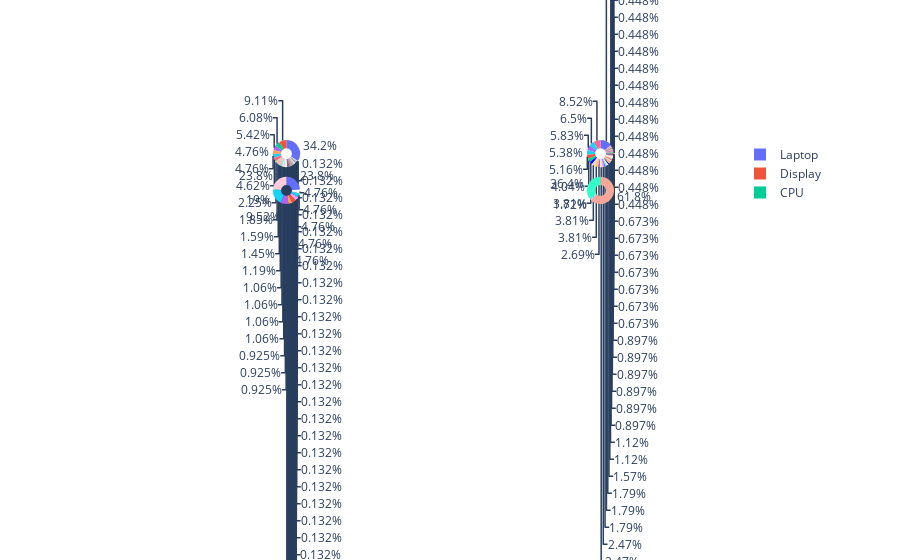

The notebook cell this image was saved under:
### Code cell
# Create subplots: use 'domain' type for Pie subplot
fig = make_subplots(rows=2, cols=2, specs=[[{'type':'domain'}, {'type':'domain'}], [{'type':'domain'}, {'type':'domain'}]])
fig.add_trace(go.Pie(labels=df_terms.loc[df_terms['pol']=="positive",'terms'], 
                     values=df_terms.loc[df_terms['pol']=="positive",'counts'], 
                     name="pos"), 1, 1) #scalegroup='on'
fig.add_trace(go.Pie(labels=df_terms.loc[df_terms['pol']=="neutral",'terms'], 
                     values=df_terms.loc[df_terms['pol']=="neutral",'counts'], 
                     name="neu"), 2, 1) #scalegroup='on'
fig.add_trace(go.Pie(labels=df_terms.loc[df_terms['pol']=="negative",'terms'], 
                     values=df_terms.loc[df_terms['pol']=="negative",'counts'], 
                     name="neg"), 1, 2) #scalegroup='on'
fig.add_trace(go.Pie(labels=df_terms['pol'], 
                     values=df_terms['counts'], 
                     name="pol"), 2, 2)

# Use `hole` to create a donut-like pie chart
fig.update_traces(hole=.4, hoverinfo="label+percent+name")
fig.update_layout(margin=dict(t=0, b=0, l=0, r=0))


fig.show()

### Figure 1 — Plotly figure (JSON) as saved in the notebook; plotly's stock layout.template omitted (floating-point values rounded to 4 significant figures; data arrays with more than 128 entries replaced by an {"elided": "..."} marker saying what was removed)
{"data": [{"domain": {"x": [0, 0.45], "y": [0.575, 1]}, "hole": 0.4, "hoverinfo": "label+percent+name", "labels": ["Appearance", "Apple", "Apple_Devices", "Battery", "Build_Quality", "CPU", "Chromebook", "Company", "Construction", "Convertible", "Customer Service", "Desktop", "Development_Stack", "Display", "Downloading", "Drivers", "Ethernet", "Fans&Cooling", "Features", "Functionality", "GPU", "Games", "Gaming", "General", "Graphics", "Hard_Disc", "Hardware", "Hinge", "Internet", "Keyboard", "Laptop", "Mac", "Macbook", "Macbook_Pro", "Memory", "Mousepad", "Multimedia_Devices", "OS", "Online_Ordering", "Optical_Drives", "Out_of_Scope", "Ports", "Power_Supply", "Printer", "Processor", "Product", "Response_Time", "Retina_Display", "Return_Policy", "Reviews", "Rotation", "Screen", "Screen_Protector", "Security", "Seller", "Setup", "Shipping", "Size", "Software", "Sound", "Startup", "Storage", "Stylus", "Support", "System", "Tablet", "Touchpad", "Touchscreen", "Trackpad", "UI", "Video", "Video_Processing", "Warranty", "Web_Browser", "Weight", "WiFi"], "name": "pos", "type": "pie", "values": [1, 1, 1, 41, 1, 46, 36, 5, 11, 3, 1, 1, 3, 69, 1, 2, 2, 4, 1, 1, 2, 3, 1, 1, 8, 6, 5, 2, 1, 35, 259, 1, 5, 2, 8, 1, 7, 36, 2, 4, 2, 14, 1, 1, 4, 8, 1, 2, 1, 1, 1, 3, 3, 2, 1, 1, 9, 7, 12, 1, 5, 2, 1, 3, 1, 5, 8, 17, 7, 1, 1, 1, 4, 1, 1, 4]}, {"domain": {"x": [0, 0.45], "y": [0, 0.425]}, "hole": 0.4, "hoverinfo": "label+percent+name", "labels": ["Battery", "Chromebook", "Display", "Laptop", "Multimedia_Devices", "OS", "Ports", "Support", "Trackpad"], "name": "neu", "type": "pie", "values": [2, 1, 1, 5, 5, 4, 1, 1, 1]}, {"domain": {"x": [0.55, 1], "y": [0.575, 1]}, "hole": 0.4, "hoverinfo": "label+percent+name", "labels": ["Acer", "Advertising", "Apple", "Apps", "Battery", "Bezel", "Button", "Button_Placement", "CPU", "Case", "Charger", "Charging", "Chromebook", "Company", "Connectivity", "Construction", "Customer Service", "Customer_Service", "Device", "Display", "Fans&Cooling", "Fingerprint_Scanner", "Functionality", "Games", "Gaming", "General", "Graphics", "Hard_Disc", "Hardware", "Hinge", "Internet", "Keyboard", "Laptop", "Lifespan", "Macbook", "Microphone", "Monitor", "Motherboard", "Multimedia_Devices", "Network_Speed", "OS", "Optical_Drives", "Out_of_Scope", "Ports", "Power_Management", "Power_Supply", "Printer", "Product", "Return_Policy", "Reviews", "Screen", "Seller", "Shipping", "Size", "Software", "Sound", "Startup", "Storage", "Support", "System", "TPM", "Tablet", "Tablet_Mode", "Temperature", "Touchpad", "Touchscreen", "Trackpad", "Warranty", "Webcam", "WiFi", "Windows", "Wireless"], "name": "neg", "type": "pie", "values": [2, 1, 1, 2, 26, 1, 1, 2, 18, 1, 3, 2, 4, 17, 1, 4, 7, 1, 4, 23, 2, 3, 1, 1, 2, 1, 2, 11, 4, 1, 2, 38, 63, 3, 1, 1, 1, 1, 17, 1, 29, 2, 1, 11, 1, 8, 1, 3, 3, 3, 12, 4, 5, 1, 17, 2, 1, 1, 24, 1, 2, 1, 3, 2, 8, 4, 8, 2, 1, 5, 2, 1]}, {"domain": {"x": [0.55, 1], "y": [0, 0.425]}, "hole": 0.4, "hoverinfo": "label+percent+name", "labels": {"elided": "157 str values"}, "name": "pol", "type": "pie", "values": {"elided": "157 int values"}}], "layout": {"margin": {"b": 0, "l": 0, "r": 0, "t": 0}}}
